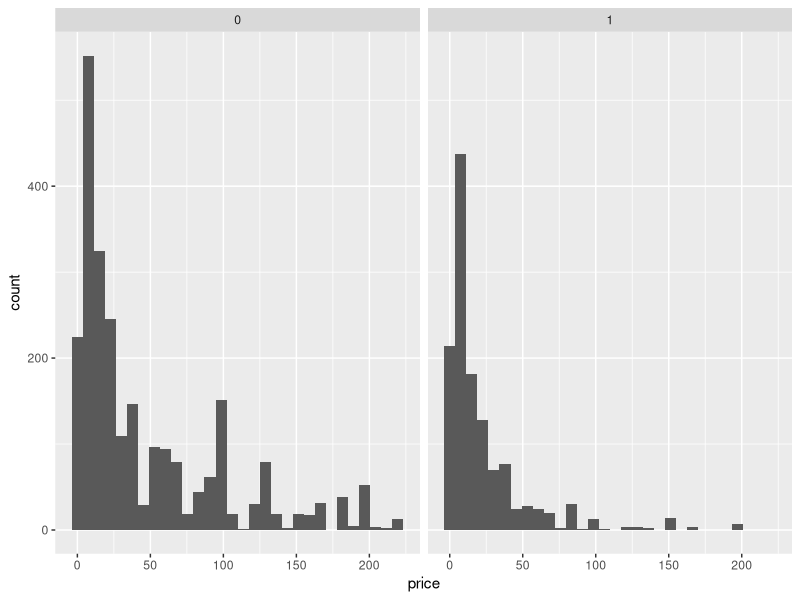
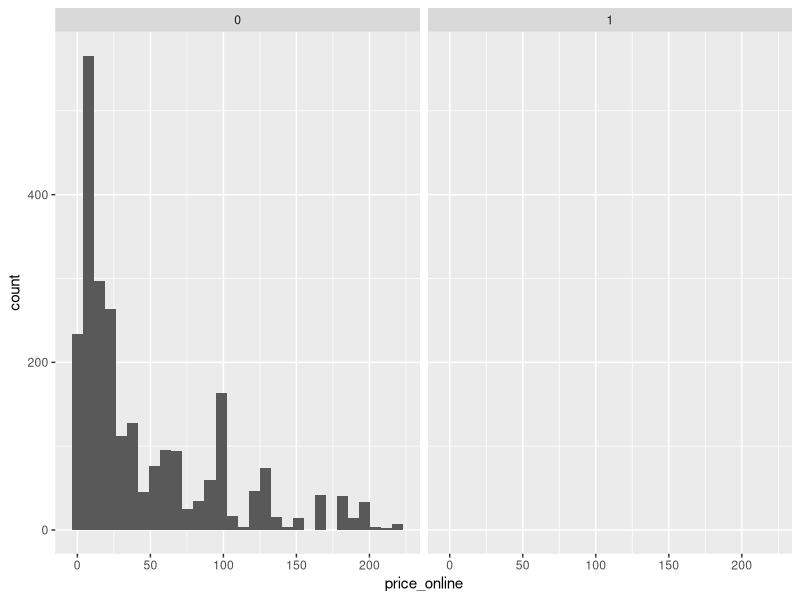
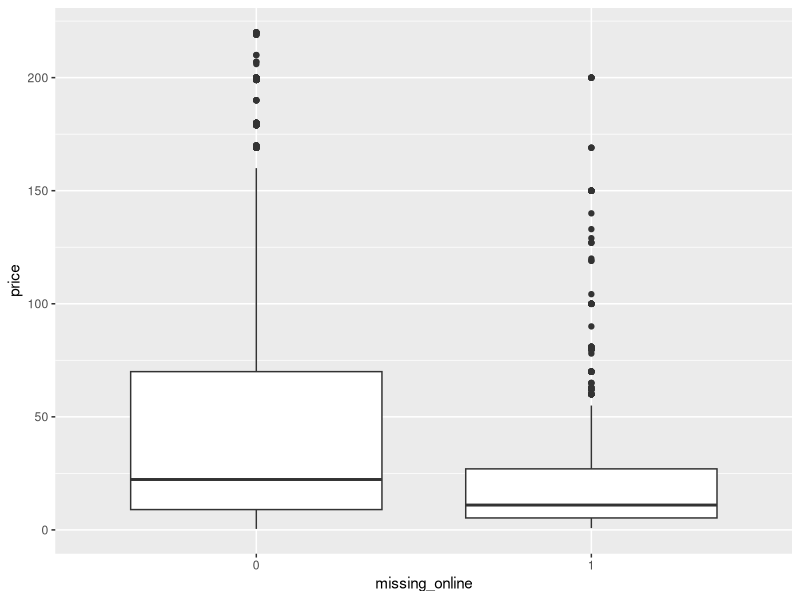
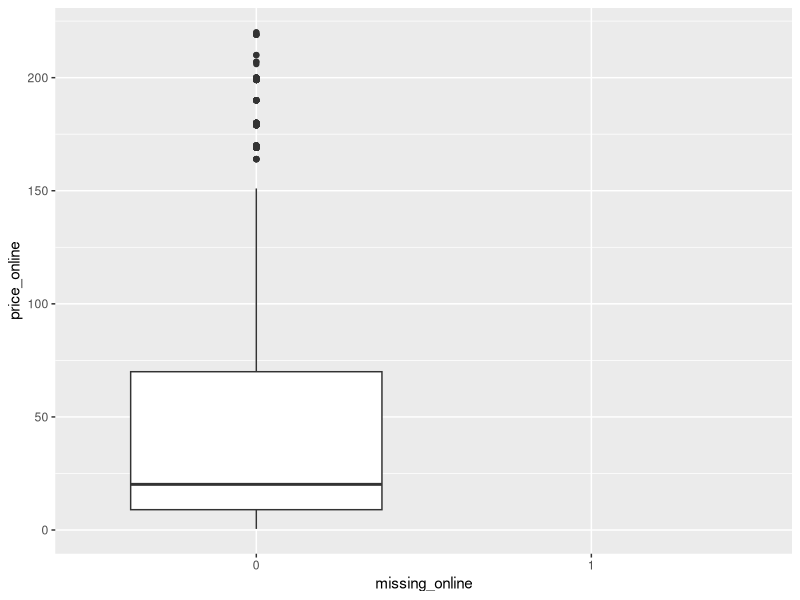

Recreate these plots in R, in order.
## Created by Group 31
# Peter, Paziczki
# Yetkin, Cagdas
# Niranjan, Nikitha

#Problem Set 3

rm(list=ls())
library(data.table)
# 1.	Use the amazon_compare.csv file and load it into R.
amazon <- read.csv("amazon_compare.csv")

# 2.	Do steps 2-3 exactly as you did in PS1. 
# The random number generator should be from the same distribution as in PS1. 
# What type of sampling is this?
sum(is.na(amazon$price))
sum(is.na(amazon$price_online))

amazon2 <- amazon[which(!is.na(amazon$price) & !is.na(amazon$price_online)),]

amazon3 <- amazon2[which(amazon2$price <= quantile(amazon2$price, prob = 0.99) & 
                           amazon2$price_online <= quantile(amazon2$price_online, prob = 0.99)),]

set.seed(31)
amazon3$id_rand <- rnorm(nrow(amazon3), mean = 0, sd = 1)
amazon4 <- amazon3[order(amazon3$id_rand, decreasing = FALSE),]
amazon4 <- amazon4[1:1000,]
#This is simple random samlping.

# 3.	Copy-paste your answer in Q4 in PS1.
mean(amazon3$price)
sd(amazon3$price)
sd(amazon3$price)^2
quantile(amazon3$price, probs = c(0, 0.25, 0.5, 0.75, 1))
quantile(amazon3$price, probs = seq(from = 0, to = 1, by = 0.1))

mean(amazon3$price_online)
sd(amazon3$price_online)
sd(amazon3$price_online)^2
quantile(amazon3$price_online, probs = c(0, 0.25, 0.5, 0.75, 1))
quantile(amazon3$price_online, probs = seq(from = 0, to = 1, by = 0.1))

# 4. Use a t-test: compare the means of price and online price
# H0 = means are the same
# Ha = means are different, they are not equal

t.test(amazon3$price == amazon3$price_online, alternative = c('two.sided'))

# extremely small p value. We can reject the null hypothesis. They are not the same.

# Question 5

x <- mean(amazon3$price_online)
t.test(amazon3$price, mu=x) # gives p value > 0.05: the means are not different. Fail to reject the Null

y <- mean(amazon3$price)
t.test(amazon3$price_online, mu=y) # gives p value > 0.05: the means are not different. Fail to reject the Null

# Question 6.	Use once again the original dataset and drop observations 
# for that are above the 95 percentile of the price variable.

amazon5 <- amazon[which(amazon$price <= quantile(amazon$price, prob = 0.95)),]


#7.	Generate a dummy variable taking value one if price_online is missing and zero otherwise. 
# Call this variable missing_online. 
# Make histograms and boxplots of price and price_amazon for each value of this indicator variable. 
# What can you say with respect to these conditional distribu-tions?

amazon5$missing_online <- ifelse(is.na(amazon5$price_online), 1, 0)
amazon5$missing_online <- factor(amazon5$missing_online)

library(ggplot2)
ggplot(amazon5, aes(price)) + geom_histogram() + facet_wrap(~missing_online)
ggplot(amazon5, aes(price_online)) + geom_histogram() + facet_wrap(~missing_online)

ggplot(amazon5, aes(missing_online, price)) + geom_boxplot()
ggplot(amazon5, aes(missing_online, price_online)) + geom_boxplot()

#8. Compare the means of the variables price and price_amazon variables across the two groups of the missing_online.

amazon5 <- data.table(amazon5) # creating a data.table object
amazon5[, lapply(.SD, mean), by = missing_online, .SDcols = c("price", "price_amazon")] # computing the means of
# price and price_amazon grouped by missing_online (dummy variable with 0s and 1s)

#9.	Compare the means of the variables price and  price_amazon and for each of the different retailers (or good categories).
# For which retailers (or good categories) you see no differences in the means of price and price_amazon?
# For which retailers (or good categories) do you see a difference in means the prices and price_amazon?

str(amazon5)
amazon5[, lapply(.SD, mean), by = category, .SDcols = c("price", "price_amazon")]
amazon5[, lapply(.SD, mean), by = retailer_s, .SDcols = c("price", "price_amazon")]
amazon5[, lapply(.SD, mean), by = list(category, retailer_s), .SDcols = c("price", "price_amazon")]

#10. Due to the knowledge from PS2_part2 and the above evidence, can you say anything wether the observations
# missing in the online price are missing at random?

# Please find our answer in the pdf.

amazon6 <- amazon[is.na(amazon$price_online),]
amazon6 <- data.table(amazon6)
amazon6[, lapply(.SD, mean), by = category, .SDcols = c("price", "price_amazon")]
amazon6[, lapply(.SD, mean), by = retailer_s, .SDcols = c("price", "price_amazon")]
amazon6[, lapply(.SD, mean), by = list(category, retailer_s), .SDcols = c("price", "price_amazon")]

amazon7 <- amazon6[which(amazon6$price <= quantile(amazon6$price, prob = 0.95)),]
amazon7 <- data.table(amazon7)
amazon7[, lapply(.SD, mean), by = category, .SDcols = c("price", "price_amazon")]
amazon7[, lapply(.SD, mean), by = retailer_s, .SDcols = c("price", "price_amazon")]
amazon7[, lapply(.SD, mean), by = list(category, retailer_s), .SDcols = c("price", "price_amazon")]

#11. Do the same procedure as 10 in PS2_part2. What type of sampling is this?

set.seed(31)
amazon5$id_rand <- runif(nrow(amazon5), min = 0, max = 1)

#12.	Sort id_rand and select the first 100 observations in your dataset. Construct a 95 percent confidence interval (CI)
# for the mean of price. Interpret this confidence interval. What does a narrower confidence interval mean? Is the mean
# of price you got in 6 included in this interval? Should it be included?

# sorting by id_rand
amazon5 <- amazon5[order(amazon5$id_rand),]

# selecting the first hundred observation and computing mean and standard deviation
a <- 1
b <- 100
sample_size <- b-a+1
sd_dev <- amazon5[a:b, sd(price)]
mean <- amazon5[a:b, mean(price)]
CI_left <- mean-qnorm(0.975)*sd_dev/sqrt(sample_size)
CI_right <- mean+qnorm(0.975)*sd_dev/sqrt(sample_size)

Q12 <- c(sample_size, mean, sd_dev, CI_left, CI_right)

Q12.2 <- quantile(amazon5[a:b,]$price, probs = seq(0,1,0.25))
Q12.3 <- quantile(amazon5[a:b,]$price, probs = seq(0,1,0.1))

#13.	Repeat 11, sort id_rand and select and select the first 200 observations in your dataset make summary statistics for price.
#Construct a 95 percent (CI) for the mean of price. How does this confidence interval compare to the one in 12?
#Does this CI include the mean of price in 6? (Non mandatory!)

a <- 1
b <- 200
sample_size <- b-a+1
sd_dev <- amazon5[a:b, sd(price)]
mean <- amazon5[a:b, mean(price)]
CI_left <- mean-qnorm(0.975)*sd_dev/sqrt(sample_size)
CI_right <- mean+qnorm(0.975)*sd_dev/sqrt(sample_size)

Q13 <- c(sample_size, mean, sd_dev, CI_left, CI_right)

Q13.2 <- quantile(amazon5[a:b,]$price, probs = seq(0,1,0.25))
Q13.3 <- quantile(amazon5[a:b,]$price, probs = seq(0,1,0.1))

#14.	Repeat 11, sort id_rand and select and select the first and select the first 300 observations in your dataset make
#summary statistics for price. Construct a 95 percent (CI) for the mean of price. How does this confidence interval compare
# to the one in12 and 13? Does this CI include the mean of price in 6? (Non mandatory!)

a <- 1
b <- 300
sample_size <- b-a+1
sd_dev <- amazon5[a:b, sd(price)]
mean <- amazon5[a:b, mean(price)]
CI_left <- mean-qnorm(0.975)*sd_dev/sqrt(sample_size)
CI_right <- mean+qnorm(0.975)*sd_dev/sqrt(sample_size)

Q14 <- c(sample_size, mean, sd_dev, CI_left, CI_right)

Q14.2 <- quantile(amazon5[a:b,]$price, probs = seq(0,1,0.25))
Q14.3 <- quantile(amazon5[a:b,]$price, probs = seq(0,1,0.1))

#15.	Repeat 11, sort id_rand and select and select the first and select the first 1000 observations in your dataset make summary
# statistics for price. Construct a 95 percent (CI) for the mean of price. How does this confidence interval compare to the one
# in 12, 13 and 14? Does this CI include the mean of price in 6?

a <- 1
b <- 1000
sample_size <- b-a+1
sd_dev <- amazon5[a:b, sd(price)]
mean <- amazon5[a:b, mean(price)]
CI_left <- mean-qnorm(0.975)*sd_dev/sqrt(sample_size)
CI_right <- mean+qnorm(0.975)*sd_dev/sqrt(sample_size)

Q15 <- c(sample_size, mean, sd_dev, CI_left, CI_right)

CI_matrix <- matrix(c(Q12, Q13, Q14, Q15), nrow = 4, byrow = TRUE, dimnames = list(c("Q12", "Q13", "Q14", "Q15"), c("sample size", "sample mean", "sample st dev", "interval_left", "interval_right")))
CI_matrix

Q15.2 <- quantile(amazon5[a:b,]$price, probs = seq(0,1,0.25))
Q15.3 <- quantile(amazon5[a:b,]$price, probs = seq(0,1,0.1))

QUA_0.25_matrix <- matrix(c(Q12.2, Q13.2, Q14.2, Q15.2), nrow = 4, byrow = TRUE, dimnames = list(c("Q12", "Q13", "Q14", "Q15"), c("0%", "25%", "50%", "75%", "100%")))
QUA_0.25_matrix

QUA_0.1_matrix <- matrix(c(Q12.3, Q13.3, Q14.3, Q15.3), nrow = 4, byrow = TRUE, dimnames = list(c("Q12", "Q13", "Q14", "Q15"), c("0%", "10%", "20%", "30%", "40%", "50%", "60%", "70%", "80%", "90%", "100%")))
QUA_0.1_matrix

#16.	Add 1 as the last digit in your seed, example if your group number is 106 your seed should be set as 1061 and repeat 12-15.
# Have you answers changed? (Non mandatory for part-time students!)



#17.	In your opinion how would your answers in points 12-15 change, if instead of using 95 percent (CI) you use a 90 or 99 percent (CI)?



#18.	Many times in Data Analysis we need to generate new variables from the existing dataset as well as transform the existing ones.
# Create a new variable which takes on the number of times each date (“date” variable) is found in the dataset. Call this variable
# times_date. What type of variable is this? Do the following transformations:
# normalization (times_date-min(times_date)/max(times_date)-min(times_date)), standardization (times_date-mean(times_date)/sd(times_date))
# and logarithmic (log(times_date)). What can you say about these transformations?
